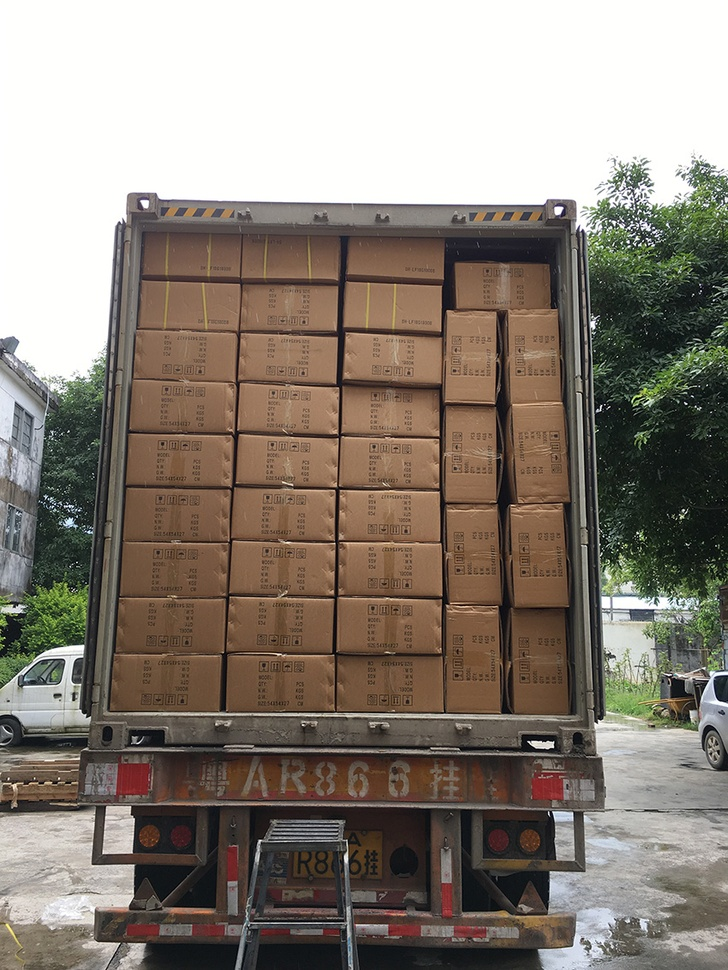
#> input picture src/mastra/public/wokerkspace/my-skills/vehicle-loading-rate-detector/assets/满载.jpg, 728 x 970 px, shrunk from 850 x 1133 before the run
$ python detect_loading.py '../assets/满载.jpg'
#> lines starting #> are read from the running program, lines starting #| are printed output that depends on the picture; after the words box and inside, x2 and y2 are one past the last pixel; in counts of white or black regions, pixels touching at a corner belong together
#!/usr/bin/env python3
"""
车辆装载率检测脚本

用于分析车辆图片并计算装载率百分比。
"""

import cv2
import numpy as np
from typing import Tuple, Dict, Any
import sys
import os

def detect_vehicle_loading(image_path: str) -> Dict[str, Any]:
    """
    检测车辆装载率

    Args:
        image_path: 图片文件路径

    Returns:
        包含装载率信息的字典
    """
    try:
        # 读取图片
        image = cv2.imread(image_path)
        if image is None:
            raise ValueError(f"无法读取图片: {image_path}")

        # 预处理图片
        processed_image = preprocess_image(image)

        # 检测车辆区域
        vehicle_area = detect_vehicle_area(processed_image)

        # 分析装载情况
        loading_info = analyze_loading(processed_image, vehicle_area)

        # 计算装载率
        loading_rate = calculate_loading_rate(loading_info)

        # 确定装载状态
        loading_status = determine_loading_status(loading_rate)

        return {
            "loading_rate": loading_rate,
            "loading_status": loading_status,
            "vehicle_type": loading_info.get("vehicle_type", "unknown"),
            "confidence": loading_info.get("confidence", 0.0),
            "image_info": {
                "width": image.shape[1],
                "height": image.shape[0],
                "channels": image.shape[2]
            }
        }

    except Exception as e:
        return {
            "error": str(e),
            "loading_rate": 0,
            "loading_status": "error"
        }

def preprocess_image(image: np.ndarray) -> np.ndarray:
    """图片预处理"""
    # 转换为灰度图
    gray = cv2.cvtColor(image, cv2.COLOR_BGR2GRAY)

    # 高斯模糊
    blurred = cv2.GaussianBlur(gray, (5, 5), 0)

    # 边缘检测
    edges = cv2.Canny(blurred, 50, 150)

    return edges

def detect_vehicle_area(image: np.ndarray) -> Dict[str, Any]:
    """检测车辆区域"""
    # 查找轮廓
    contours, _ = cv2.findContours(image, cv2.RETR_EXTERNAL, cv2.CHAIN_APPROX_SIMPLE)

    if not contours:
        return {"error": "未检测到车辆轮廓"}

    # 找到最大的轮廓（假设是车辆）
    largest_contour = max(contours, key=cv2.contourArea)

    # 计算边界框
    x, y, w, h = cv2.boundingRect(largest_contour)

    return {
        "bbox": (x, y, w, h),
        "area": cv2.contourArea(largest_contour),
        "contour": largest_contour
    }

def analyze_loading(image: np.ndarray, vehicle_area: Dict[str, Any]) -> Dict[str, Any]:
    """分析装载情况"""
    # 这里实现具体的装载分析逻辑
    # 包括货物检测、高度计算等

    # 简化的装载分析
    bbox = vehicle_area["bbox"]
    x, y, w, h = bbox

    # 模拟装载分析结果
    loading_height = int(h * 0.7)  # 假设装载高度为车辆高度的70%
    empty_height = h - loading_height

    return {
        "vehicle_type": "truck",
        "loading_height": loading_height,
        "empty_height": empty_height,
        "total_height": h,
        "confidence": 0.85
    }

def calculate_loading_rate(loading_info: Dict[str, Any]) -> float:
    """计算装载率"""
    if "loading_height" in loading_info and "total_height" in loading_info:
        loading_height = loading_info["loading_height"]
        total_height = loading_info["total_height"]
        return (loading_height / total_height) * 100
    return 0.0

def determine_loading_status(loading_rate: float) -> str:
    """确定装载状态"""
    if loading_rate >= 90:
        return "超载"
    elif loading_rate >= 70:
        return "高装载"
    elif loading_rate >= 30:
        return "正常装载"
    else:
        return "低装载"

def main():
    """主函数"""
    if len(sys.argv) != 2:
        print("使用方法: python detect_loading.py <图片路径>")
        sys.exit(1)

    image_path = sys.argv[1]
    result = detect_vehicle_loading(image_path)
#> in detect_vehicle_loading, image is the input picture: shape (970, 728, 3); mean B, G, R 119.6, 129.6, 139
#> in preprocess_image, `gray = cv2.cvtColor(image, cv2.COLOR_BGR2GRAY)`:
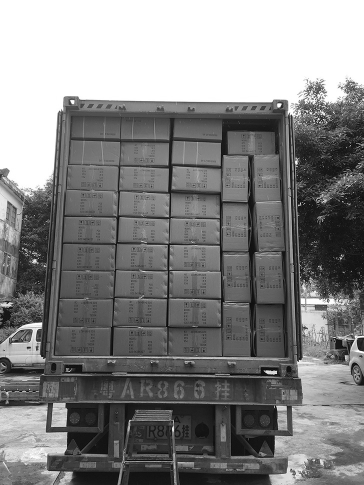
#> gray: shape (970, 728) (shown at 1/2 size); min 0, max 255, mean 131.3
#> in preprocess_image, `edges = cv2.Canny(blurred, 50, 150)`:
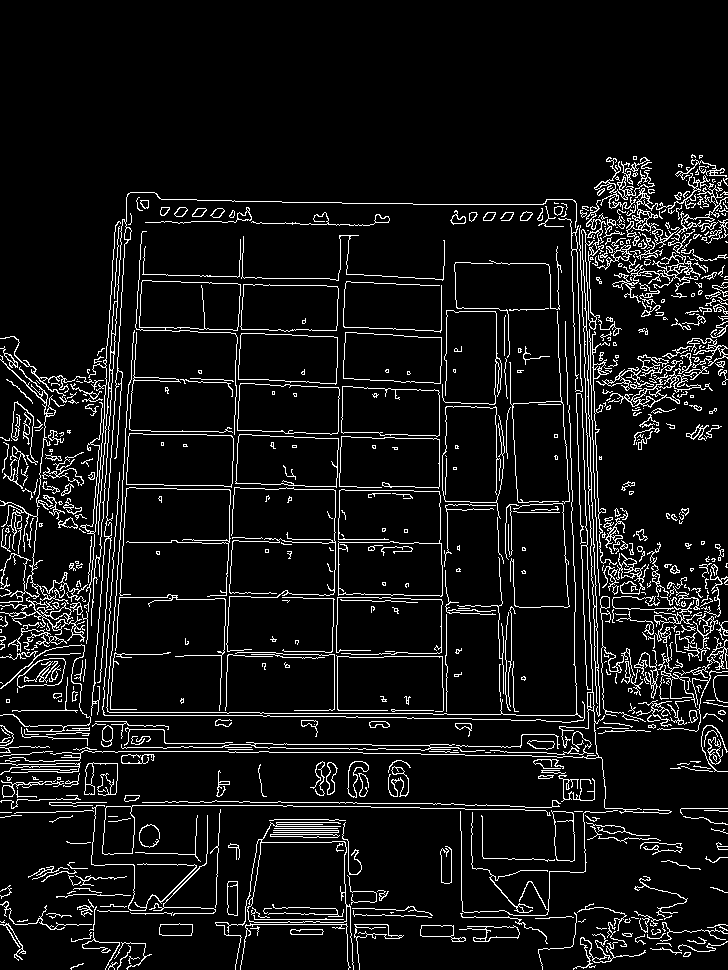
#> edges: shape (970, 728); 7.9% white in thin lines or dots, all inside (x1, y1, x2, y2) = (0, 154, 728, 970)
#> in detect_vehicle_area, `contours, _ = cv2.findContours(image, cv2.RETR_EXTERNAL, cv2.CHAIN_APP..`: contours = 692 contours, 526 with area under 20; largest, box (x1, y1, x2, y2) and area: (215, 822, 354, 970) 7253, (338, 489, 443, 597) 5391, (126, 433, 234, 488) 5324, (235, 434, 339, 488) 4851, (237, 383, 340, 435) 4666
#> in detect_vehicle_area, `largest_contour = max(contours, key=cv2.contourArea)`: largest_contour = contour of 295 points, box (x1, y1, x2, y2) (215, 822, 354, 970), area 7253
#> in detect_vehicle_area, `x, y, w, h = cv2.boundingRect(largest_contour)`: x = 215; y = 822; w = 139; h = 148
#> in detect_vehicle_loading, `vehicle_area = detect_vehicle_area(processed_image)`: vehicle_area = {'bbox': (215, 822, 139, 148), 'area': 7253, 'contour': contour of 295 points, box (x1, y1, x2, y2) (215, 822, 354, 970), area 7253}
#> in analyze_loading, `bbox = vehicle_area["bbox"]`: bbox = (215, 822, 139, 148)
#> in analyze_loading, `x, y, w, h = bbox`: x = 215; y = 822; w = 139; h = 148
#> in analyze_loading, `loading_height = int(h * 0.7)`: loading_height = 103
#> in analyze_loading, `empty_height = h - loading_height`: empty_height = 45
#> in detect_vehicle_loading, `loading_info = analyze_loading(processed_image, vehicle_area)`: loading_info = {'vehicle_type': 'truck', 'loading_height': 103, 'empty_height': 45, 'total_height': 148, 'confidence': 0.85}
#> in calculate_loading_rate, `loading_height = loading_info["loading_height"]`: loading_height = 103
#> in calculate_loading_rate, `total_height = loading_info["total_height"]`: total_height = 148
#> in detect_vehicle_loading, `loading_rate = calculate_loading_rate(loading_info)`: loading_rate = 69.59
#> in detect_vehicle_loading, `loading_status = determine_loading_status(loading_rate)`: loading_status = '正常装载'
#> result = 5 items

    if "error" in result:
        print(f"错误: {result['error']}")
        sys.exit(1)

    print(f"装载率: {result['loading_rate']:.1f}%")
#| 装载率: 69.6%
    print(f"装载状态: {result['loading_status']}")
#| 装载状态: 正常装载
    print(f"车辆类型: {result['vehicle_type']}")
#| 车辆类型: truck
    print(f"置信度: {result['confidence']:.2f}")
#| 置信度: 0.85

if __name__ == "__main__":
    main()

$ run again, on src/mastra/public/wokerkspace/my-skills/vehicle-loading-rate-detector/assets/关门 2.png
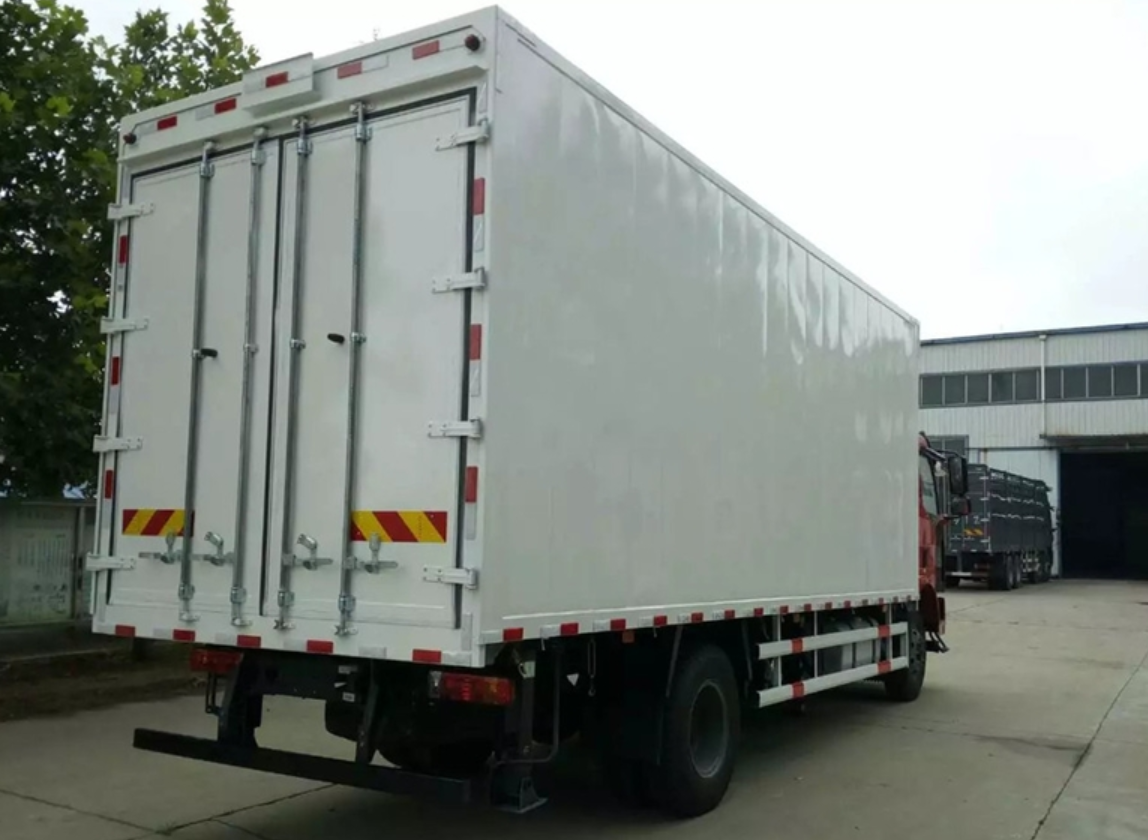
#> input picture src/mastra/public/wokerkspace/my-skills/vehicle-loading-rate-detector/assets/关门 2.png, 1148 x 840 px
#> in detect_vehicle_loading, image is the input picture: shape (840, 1148, 3); mean B, G, R 129.4, 135.6, 129.7
#> in preprocess_image, `gray = cv2.cvtColor(image, cv2.COLOR_BGR2GRAY)`:
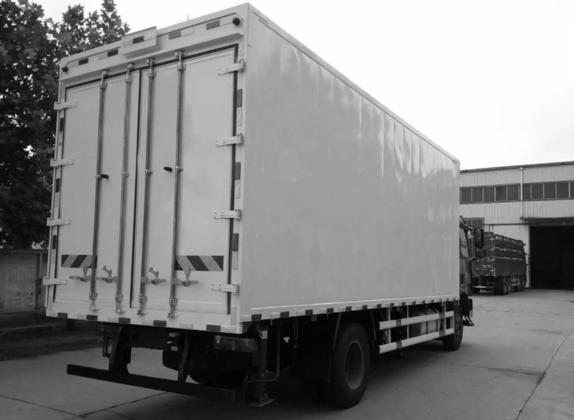
#> gray: shape (840, 1148) (shown at 1/2 size); min 0, max 255, mean 133.1
#> in preprocess_image, `edges = cv2.Canny(blurred, 50, 150)`:
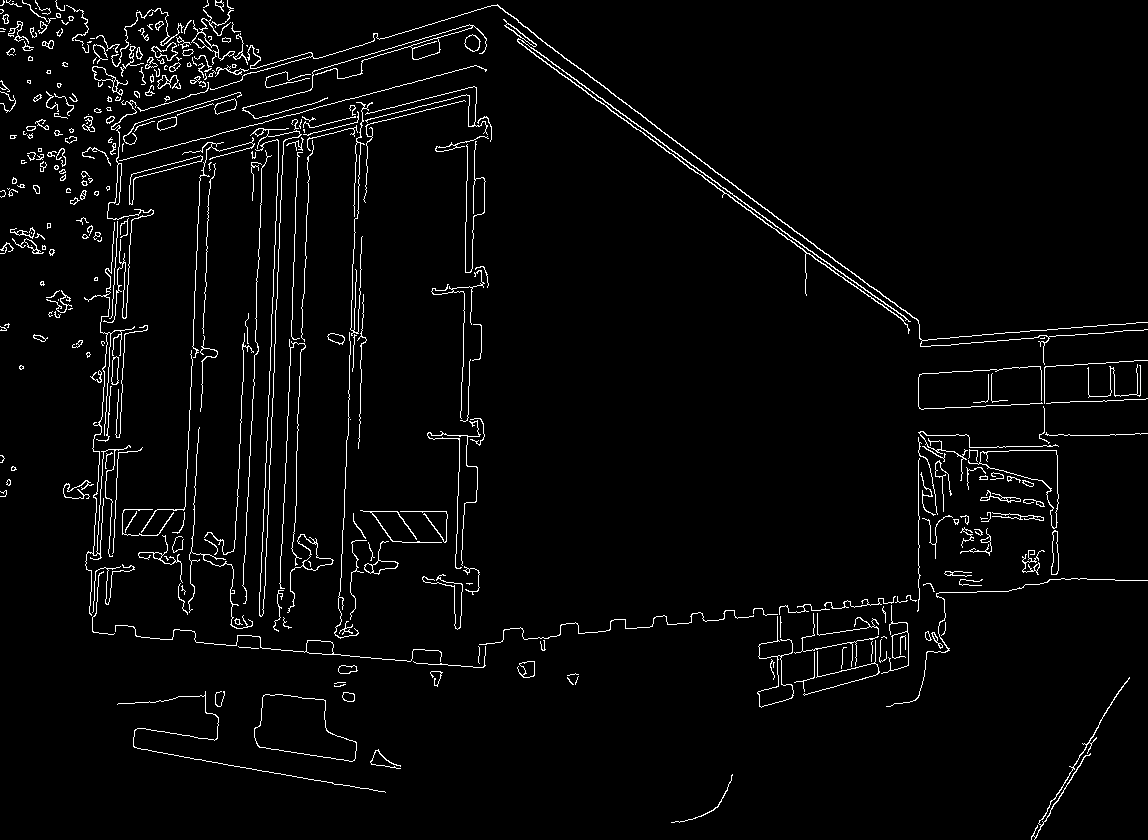
#> edges: shape (840, 1148); 3.1% white in thin lines or dots
#> contours = 344 contours, 254 with area under 20; largest, box (x1, y1, x2, y2) and area: (254, 694, 357, 762) 4359, (968, 450, 1059, 529) 2198, (757, 616, 794, 708) 638, (517, 38, 911, 334) 531, (287, 534, 334, 613) 484
#> largest_contour = contour of 101 points, box (x1, y1, x2, y2) (254, 694, 357, 762), area 4359
#> in detect_vehicle_area, `x, y, w, h = cv2.boundingRect(largest_contour)`: x = 254; y = 694; w = 103; h = 68
#> vehicle_area = {'bbox': (254, 694, 103, 68), 'area': 4359, 'contour': contour of 101 points, box (x1, y1, x2, y2) (254, 694, 357, 762), area 4359}
#> bbox = (254, 694, 103, 68)
#> in analyze_loading, `x, y, w, h = bbox`: x = 254; y = 694; w = 103; h = 68
#> in analyze_loading, `loading_height = int(h * 0.7)`: loading_height = 47
#> empty_height = 21
#> loading_info = {'vehicle_type': 'truck', 'loading_height': 47, 'empty_height': 21, 'total_height': 68, 'confidence': 0.85}
#> in calculate_loading_rate, `loading_height = loading_info["loading_height"]`: loading_height = 47
#> total_height = 68
#> loading_rate = 69.12
#> loading_status = '正常装载'
#> result = 5 items
#| 装载率: 69.1%
#| 装载状态: 正常装载
#| 车辆类型: truck
#| 置信度: 0.85

$ run again, on src/mastra/public/wokerkspace/my-skills/vehicle-loading-rate-detector/assets/关门 3.png
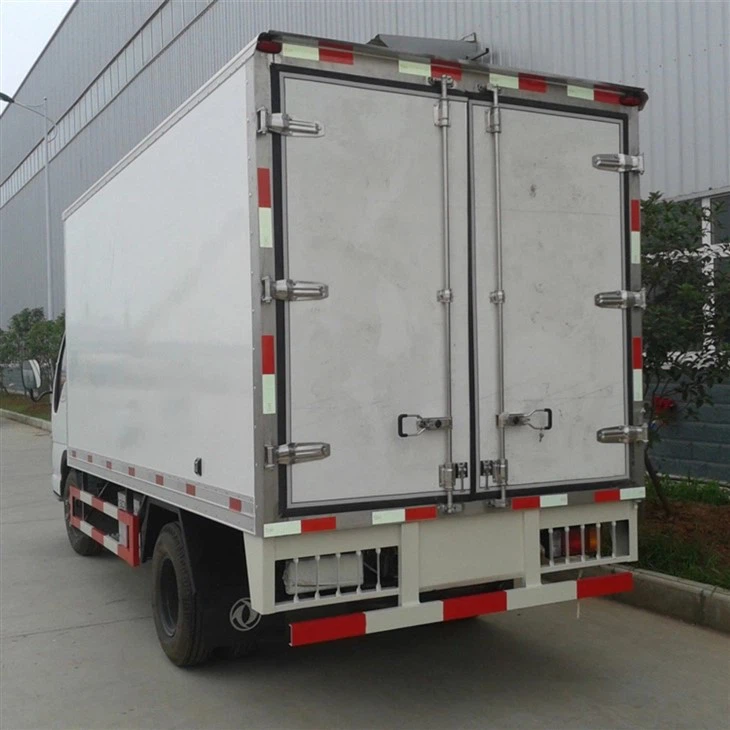
#> input picture src/mastra/public/wokerkspace/my-skills/vehicle-loading-rate-detector/assets/关门 3.png, 730 x 730 px
#> in detect_vehicle_loading, image is the input picture: shape (730, 730, 3); mean B, G, R 123.1, 125.8, 126.1
#> in preprocess_image, `gray = cv2.cvtColor(image, cv2.COLOR_BGR2GRAY)`:
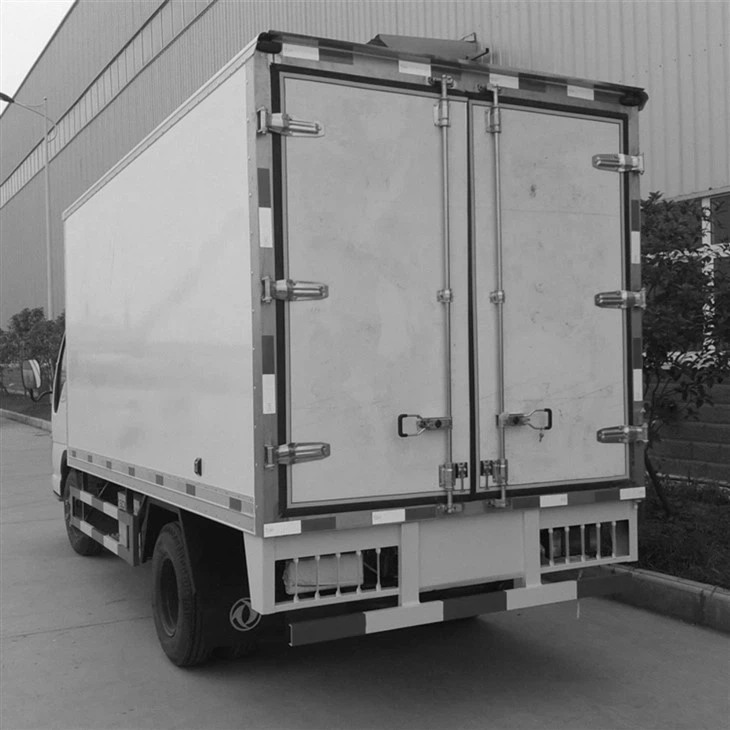
#> gray: shape (730, 730); min 0, max 254, mean 125.6
#> in preprocess_image, `edges = cv2.Canny(blurred, 50, 150)`:
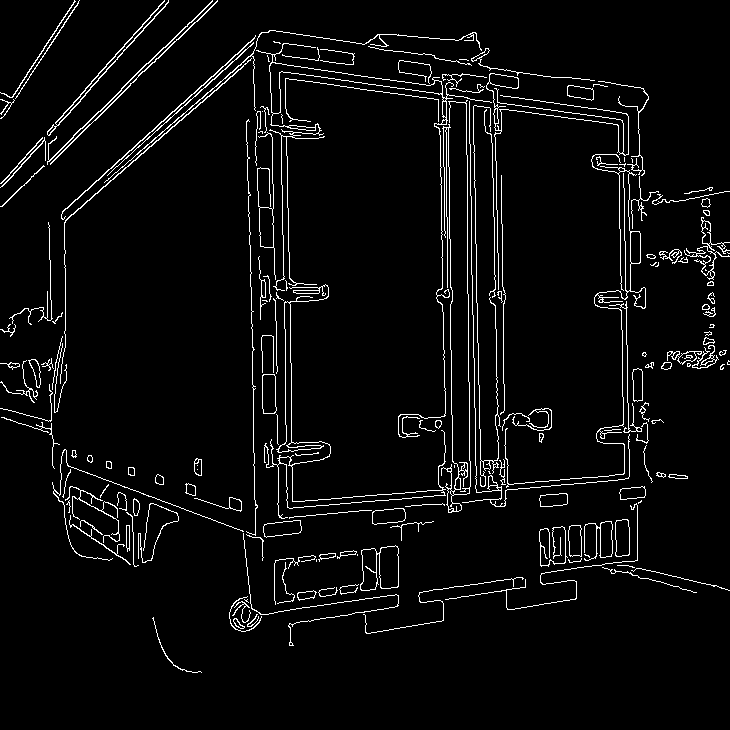
#> edges: shape (730, 730); 4.4% white in thin lines or dots
#> contours = 171 contours, 93 with area under 20; largest, box (x1, y1, x2, y2) and area: (264, 284, 446, 519) 2290, (256, 43, 492, 438) 1925, (360, 545, 399, 591) 1346, (257, 132, 276, 280) 533, (262, 374, 277, 414) 504
#> largest_contour = contour of 454 points, box (x1, y1, x2, y2) (264, 284, 446, 519), area 2290
#> in detect_vehicle_area, `x, y, w, h = cv2.boundingRect(largest_contour)`: x = 264; y = 284; w = 182; h = 235
#> vehicle_area = {'bbox': (264, 284, 182, 235), 'area': 2290.5, 'contour': contour of 454 points, box (x1, y1, x2, y2) (264, 284, 446, 519), area 2290}
#> bbox = (264, 284, 182, 235)
#> in analyze_loading, `x, y, w, h = bbox`: x = 264; y = 284; w = 182; h = 235
#> in analyze_loading, `loading_height = int(h * 0.7)`: loading_height = 164
#> empty_height = 71
#> loading_info = {'vehicle_type': 'truck', 'loading_height': 164, 'empty_height': 71, 'total_height': 235, 'confidence': 0.85}
#> in calculate_loading_rate, `loading_height = loading_info["loading_height"]`: loading_height = 164
#> total_height = 235
#> loading_rate = 69.79
#> loading_status = '正常装载'
#> result = 5 items
#| 装载率: 69.8%
#| 装载状态: 正常装载
#| 车辆类型: truck
#| 置信度: 0.85
